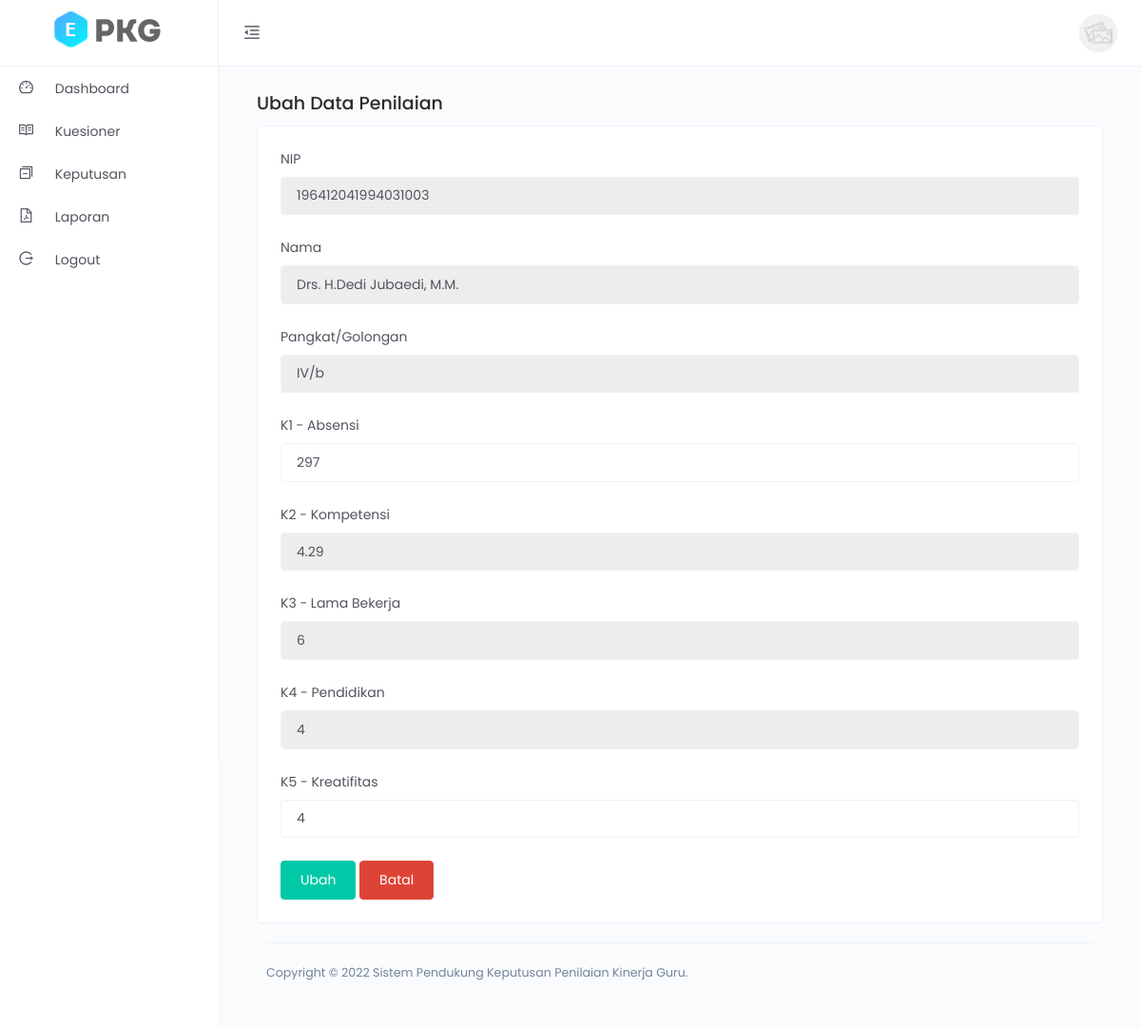
Page /keputusan/ubah_penilaian/G1 (signed in) on the committed database.
### tables this page shows
CREATE TABLE `t_guru`  (
  `kode_alternatif` varchar(16) NOT NULL,
  `nip` varchar(18) NULL DEFAULT NULL,
  `nama_lengkap` varchar(255) NULL DEFAULT NULL,
  `jenis_kelamin` varchar(12) NULL DEFAULT NULL,
  `tempat_lahir` varchar(64) NULL DEFAULT NULL,
  `tanggal_lahir` date NULL DEFAULT NULL,
  `pendidikan` varchar(64) NULL DEFAULT NULL,
  `pangkat_golongan` varchar(128) NULL DEFAULT NULL,
  `tanggal_masuk` date NULL DEFAULT NULL,
  `status` int(1) NULL DEFAULT 1,
  `created_at` datetime(0) NULL DEFAULT current_timestamp(0),
  PRIMARY KEY (`kode_alternatif`) USING BTREE
);

CREATE TABLE `t_kriteria`  (
  `kode_kriteria` varchar(4) NOT NULL,
  `nama_kriteria` varchar(20) NOT NULL,
  `tipe` varchar(7) NOT NULL,
  `bobot` int(1) NOT NULL,
  `created_at` datetime(0) NOT NULL DEFAULT current_timestamp(0),
  PRIMARY KEY (`kode_kriteria`) USING BTREE
);

### core/functions.php (called while the page is built, shortened)
<?php
function view($view, $data = [])
{
    extract($data);
    require "../app/view/" . $view . ".php";
}

### app/classes/Keputusan.php (called while the page is built, shortened)
<?php
class Keputusan
{
    protected $_db;
    public function __construct()
    {
        $this->_db = new Database();
    }
    public function ubah_penilaian($kode)
    {
        $data['keputusan'] = $this->_db->other_query("SELECT * FROM v_penilaian WHERE kd_alternatif = '$kode'");
        $data['kriteria'] = $this->_db->other_query("SELECT * FROM t_kriteria", 2);
        $data['arrKriteria'] = [
            'K2', 'K3', 'K4'
        ];
        view('keputusan/ubah_data', $data);
    }
}

### core/router.php (called while the page is built, shortened)
<?php
class Router
{
    private $method     = 'index';
    private $params     = [];
    public function __construct()
    {
        $this->parseUri();
    }
    private function parseUri()
    {
        $uri = $_GET['uri'] ?? '';
        $uri = explode('/', trim(strtolower($uri), '/'));
        if (!empty($uri[0])) {
            unset($uri[0]);
        }
        $class = new $class;
        if (isset($uri[1])) {
            $method = $uri[1];
            unset($uri[1]);
            if (method_exists($class, $method)) {
                $this->method = $method;
            } else {
                abort();
            }
        }
        if (isset($uri[2])) {
            $this->params = array_values($uri);
        }
        call_user_func_array([$class, $this->method], $this->params);
    }
}

### public/index.php (called while the page is built, shortened)
<?php
new Router();

### app/classes/Database.php (called while the page is built, shortened)
<?php
class Database
{
    protected $conn;
    public function connect()
    {
        if (!$this->conn) {
            $this->conn = new mysqli(DB_HOST, DB_USER, DB_PASS, DB_NAME);
        }
    }
    function other_query($query, $type = 1)
    {
        $result = $this->conn->query($query);
        if ($type == 1) {
            $data = $result->fetch_object();
        } else {
            $data = $result->fetch_all(MYSQLI_ASSOC);
        }
        return $data;
    }
}

### app/view/keputusan/ubah_data.php (the view, shortened to what this page needs)
<div class="main-content">
    <div class="content">
        <div class="container-fluid">
            <div class="row">
                <div class="col-sm-12">
                    <div class="page-title-box">
                        <h4 class="page-title">Ubah Data Penilaian</h4>
                    </div>
                </div>
            </div>
            <div class="row">
                <div class="col-12">
                    <div class="card m-b-20">
                        <div class="card-body">
                            <form id="formUbah" method="post" autocomplete="off">
                                <div class="form-group">
                                    <label for="nip">NIP</label>
                                    <input type="text" disabled class="form-control" id="nip" value="<?= $keputusan->nip ?>">
                                </div>
                                <div class="form-group">
                                    <label for="nip">Nama</label>
                                    <input type="text" disabled class="form-control" id="nama" value="<?= $keputusan->nama_lengkap ?>">
                                </div>
                                <div class="form-group">
                                    <label for="nip">Pangkat/Golongan</label>
                                    <input type="text" disabled class="form-control" id="pangkat_golongan" value="<?= $keputusan->pangkat_golongan ?>">
                                </div>
                                <?php foreach ($kriteria as $row) : ?>
                                    <div class="form-group">
                                        <label><?= $row['kode_kriteria'] . ' - ' . $row['nama_kriteria'] ?></label>
                                        <input type="number" class="form-control" id="<?= $row['kode_kriteria'] ?>" name="nilai[]" placeholder="Nilai Kriteria <?= $row['nama_kriteria'] ?>" required <?= in_array($row['kode_kriteria'], $arrKriteria) ? 'disabled' : null ?> value="<?= $keputusan->{$row['kode_kriteria']} ?>">
                                    </div>
                                <?php endforeach; ?>
                                <button type="submit" class="btn btn-success" name="submit">Ubah</button>
                                <a href="javascript:history.back()" class="btn btn-danger">Batal</a>
                            </form>
                        </div>
                    </div>
                </div>
            </div>
        </div>
    </div>

### rows in the picture
t_guru: nip "196412041994031003", nama_lengkap "Drs. H.Dedi Jubaedi, M.M.", pangkat_golongan "IV/b"
t_kriteria: kode_kriteria "K1", nama_kriteria "Absensi", kode_kriteria "297"
t_kriteria: kode_kriteria "K2", nama_kriteria "Kompetensi", kode_kriteria "4.29"
t_kriteria: kode_kriteria "K3", nama_kriteria "Lama Bekerja", kode_kriteria "6"
t_kriteria: kode_kriteria "K4", nama_kriteria "Pendidikan", kode_kriteria "4"
t_kriteria: kode_kriteria "K5", nama_kriteria "Kreatifitas", kode_kriteria "4"
